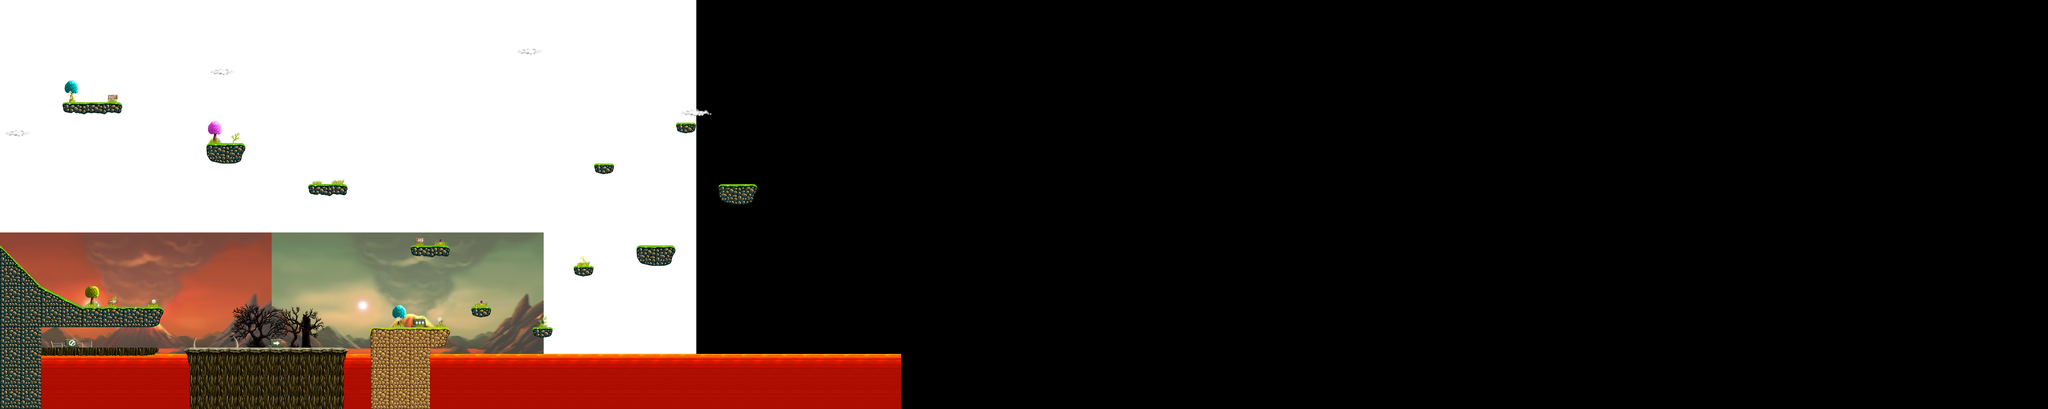

A level layout from a 2D game, rendered from its tile map. Below: a short description, then the map file with tile-grid data replaced by summaries:
An orthogonal 100x20 tile map with 128x128 px tiles, 3 tile layers (BackgroundGraphics, Graphics, GraphicsTwo), 6 tilesets, 1 image layer and 17 objects.

<map version="1.0" tiledversion="2017.09.13" orientation="orthogonal" renderorder="right-down" width="100" height="20" tilewidth="128" tileheight="128" infinite="0" backgroundcolor="#00000000" nextobjectid="135">
 <tileset firstgid="1" source="../../../Lib-GDX/Projects/LitLands/android/assets/Land_1/1_1/ground_1.tsx" />
 <tileset firstgid="37" source="../../../Lib-GDX/Projects/LitLands/android/assets/Land_1/1_1/items.tsx" />
 <tileset firstgid="157" source="../../../Lib-GDX/Projects/LitLands/android/assets/Land_1/1_1/ground_4.tsx" />
 <tileset firstgid="187" source="../../../Lib-GDX/Projects/LitLands/android/assets/Land_1/1_1/ground_3.tsx" />
 <tileset firstgid="217" source="../../../Lib-GDX/Projects/LitLands/android/assets/Land_1/1_1/ground_2.tsx" />
 <tileset firstgid="253" source="../../../Lib-GDX/Projects/LitLands/android/assets/Land_1/1_1/portal.tsx" />
 <imagelayer name="Background">
  <image source="../../../Lib-GDX/Projects/LitLands/android/assets/Land_1/Backgrounds/lava_bg_2.png" width="4352" height="2560" />
 </imagelayer>
 <layer name="BackgroundGraphics" width="100" height="20">
  <data>[2000 cells, 146 non-empty, 33 distinct tile ids]</data>
 </layer>
 <layer name="Graphics" width="100" height="20">
  <data>[2000 cells, 30 non-empty, 26 distinct tile ids]</data>
 </layer>
 <layer name="GraphicsTwo" width="100" height="20">
  <data>[2000 cells, 99 non-empty, 34 distinct tile ids]</data>
 </layer>
 <objectgroup name="Ground" offsetx="-4" offsety="4">
  <object id="95" x="512" y="1920" width="512" height="128" />
  <object id="97" x="2304" y="2048" width="512" height="128" />
  <object id="99" x="2944" y="1920" width="128" height="128" />
  <object id="100" x="3328" y="2048" width="128" height="128" />
  <object id="101" x="3584" y="1664" width="128" height="128" />
  <object id="102" x="2560" y="1536" width="256" height="128" />
  <object id="103" x="1920" y="1152" width="256" height="128" />
  <object id="104" x="1280" y="896" width="256" height="128" />
  <object id="109" x="384" y="640" width="384" height="128" />
  <object id="121" x="256" y="2176" width="2048" height="128" />
  <object id="127" x="3968" y="1536" width="256" height="128" />
  <object id="128" x="4480" y="1152" width="256" height="128" />
  <object id="129" x="4224" y="768" width="128" height="128" />
  <object id="130" x="3712" y="1024" width="128" height="128" />
  <object id="131" x="4656" y="644" width="1472" height="224" />
 </objectgroup>
 <objectgroup name="Portals" offsetx="128" offsety="128" />
 <objectgroup name="Gold" />
 <objectgroup name="Bricks" />
 <objectgroup name="EnemyOne">
  <object id="126" x="2048" y="2048" width="128" height="128" />
  <object id="134" x="1536" y="2048" width="128" height="128" />
 </objectgroup>
 <objectgroup name="EnemyTwo" />
</map>